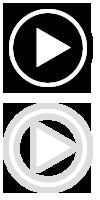
#> input picture mediaelement/src/css/bigplay.fw.png, 100 x 200 px
$ python motion_based_background_image_finder.py -i ../mediaelement/src/css/bigplay.fw.png
#> lines starting #> are read from the running program, lines starting #| are printed output that depends on the picture; after the words box and inside, x2 and y2 are one past the last pixel; in counts of white or black regions, pixels touching at a corner belong together
### bin/trafficvision.py

import numpy as np
import cv2
import pickle
import time
import calendar
import sys
import json
import os
import logging
import os.path
import pprint

log = None

pp = pprint.PrettyPrinter(indent=2)

def jdefault(o):
    return o.__dict__

class WatchPoint:
    y = 0
    x = 0
    isRed = 0
    redStart = 0

    def __str__(self):
        return "WatchPoint(x:%d,y:%d,red:%s)" % (self.x,self.y,self.isRed)

    # [59 lines left out: functions paint, processframe, not called in this run]

class VideoJob:

    # location of red lights that are watched
    watchPoints = []

    # list of fully resolve input files
    inFiles = []

    # output files will bhe "output_[framenum]"
    outputPrefix = "output_"

    # none NONE for "do motion mask"
    motionMask = None
    motionKernel = None
    motionBacksub = None

    # Current video reader and index into inFiles that it is reading from
    capIndex = None
    cap = None
    frameNum = -1 # global across all infiles
    frameSkip = 3 # frames to skip between reads before returning a frame for processing
    outFPS = 10 # FPS of output file (best result is "INPUT_FPS/frameSkip" (ie: 30/3 = 10)
    localFrameNum = -1 # relative to current infile

    # seconds of runtime of previous clips, so 'time' in top-left grows across everything
    clipTotalTimeOffset = 0
    last_CAP_PROP_POS_MSEC = 0

    clipEndOffset = 10
    inputFPS = 30

    # as lights go to/from red, a snapshot of the current WatchPoints and frame data is added to this list.
    stateChanges = []

    # current video being written
    vw_out = None
    clipFilename = None
    clipFirstFrame = None
    # details of current output clip
    clips = []

    frame = None
    frame2 = None

    # [8 lines left out: function closeVideoWriter, not called in this run]

    def openVideoWriter(self):
        if self.vw_out != None:
            self.closeVideoWriter()

        self.clipFirstFrame = self.frameNum
        vid_width = int(self.cap.get(cv2.CAP_PROP_FRAME_WIDTH))
        vid_height = int(self.cap.get(cv2.CAP_PROP_FRAME_HEIGHT))
        out_size = (vid_width,vid_height)
        fourcc = cv2.VideoWriter_fourcc('m', 'p', '4', 'v')
        self.vw_out = cv2.VideoWriter()
        self.clipFilename = '%s_%.09d.mov' % (self.outputPrefix,self.frameNum)
        log.info('Opening new video writer: %s' % self.clipFilename)
        success = self.vw_out.open(self.clipFilename,fourcc,self.outFPS,out_size,True)
        # TODO: handle failure
        return

    def writeFrame (self,frame):
        if self.vw_out == None:
            self.openVideoWriter()
        self.vw_out.write(frame)

    def readFrame (self):

        if self.cap == None:
            self.capIndex = 0
            log.info('Initializing video reader: %s' % self.inFiles[self.capIndex].name)
            self.cap = cv2.VideoCapture(self.inFiles[self.capIndex].name)

        ret, frame = self.cap.read()
        if ret == True:
            self.frameNum += 1
            self.localFrameNum += 1
            self.last_CAP_PROP_POS_MSEC = self.cap.get(cv2.CAP_PROP_POS_MSEC)
            return (True,frame)

        log.info('No more frames left; capIndex: %d; moving to next file' % self.capIndex)
        self.clipTotalTimeOffset += self.last_CAP_PROP_POS_MSEC/1000
        log.info('clipTotalTimeOffset: %d' % self.clipTotalTimeOffset)
        self.cap.release()

        # capIndex is changed, so call self again and next frame should pop out
        self.capIndex += 1
        if (self.capIndex >= len(self.inFiles)):
            log.info('No more inFiles to read from')
            return (False,None)

        log.info('Initializing video reader: %s' % self.inFiles[self.capIndex].name)
        self.cap = cv2.VideoCapture(self.inFiles[self.capIndex].name)
        self.localFrameNum = -1
        return self.readFrame()

    def saveStateChange(self):

        data = {}
        data['frame'] = self.frameNum;
        wp = []
        for i, w in enumerate(self.watchPoints):
            wp.append({ "index" : i, "x" : w.x, "y" : w.y, "isRed" : w.isRed })
        data['watchPoints'] = wp
        self.stateChanges.append(data)

    # [13 lines left out: function backgroundFrameFinder, not called in this run]

    def motion_based_background_image_finder(self):

        cv2.namedWindow('frame')
        cv2.namedWindow('mask')
        cv2.namedWindow('bgf')
        cv2.moveWindow('frame',10,10)
        cv2.moveWindow('mask',400,10)
        cv2.moveWindow('bgf',10,400)

        bgf = None

        while True:

            ret, frame = self.readFrame()
            if ret == False:
                log.info('done reading input files')
                break;

            frame = cv2.resize(frame, (0,0), fx=0.5, fy=0.5)
            if self.frameSkip > 0 and self.frameNum % self.frameSkip != 0:
                # we aren't using every input frame, so skip skip skip
                log.info('skipping frame')
                continue


            if self.motionKernel == None:
                self.motionKernel = cv2.getStructuringElement(cv2.MORPH_ELLIPSE,(2,2))
                self.motionBacksub = cv2.createBackgroundSubtractorMOG2()
                mask3 = np.zeros_like(frame)
                #for x in range(0, 1):
                self.motionBacksub.apply(mask3, None, 0.005)

            if bgf == None:
                bgf = np.zeros_like(frame)

            mask = self.motionBacksub.apply(frame, None, 0.005)
            mask = cv2.morphologyEx(mask, cv2.MORPH_OPEN, self.motionKernel)
            mask = cv2.bitwise_not(mask)

            for x in range(len(mask)):
                for y in range(len(mask[x])):
                    cell = mask[x][y]
                    if (cell > 0):
                        bgfcell = bgf[x][y]
                        framecell = frame[x][y]
                        #print "(%d:%d) %d " % (x,y,cell)
                        if (bgfcell[0] == 0 and bgfcell[1] == 0 and bgfcell[2] == 0):
                            bgfcell[0] = framecell[0]
                            bgfcell[1] = framecell[1]
                            bgfcell[2] = framecell[2]

            #cv2.imshow('frame',frame)
            #cv2.imshow('mask',mask)
            cv2.imshow('bgf',bgf)
            cv2.waitKey(1)

            #print frame.shape
            self.writeFrame(frame)

        # end of WhileTrue:
        cv2.imwrite(self.outputPrefix,bgf)

        log.info('closing last video writer')

    # [262 lines left out: functions motion_picker_onto_background_mouse_click, motion_picker_onto_background, clipper, runJob, showFrame, unittest, not called in this run]


def logger ():
    global log
    if log != None:
        return log
    lgr = logging.getLogger(__name__)
    lgr.setLevel(logging.DEBUG)

    frmt = logging.Formatter("%(asctime)s %(levelname)s %(name)s.%(funcName)s %(message)s")

    # [4 lines of commented-out code are left out]

    sh = logging.StreamHandler()
    sh.setLevel(logging.DEBUG)
    sh.setFormatter(frmt)
    lgr.addHandler(sh)

    log = lgr;
    return log

# [39 lines left out: functions paint, processframe, not called in this run]

log = logger()

### bin/motion_based_background_image_finder.py
import numpy as np
import cv2
import pickle
import time
import calendar
import sys
import trafficvision as tv
import logging
import json
import argparse
import pprint

pp = pprint.PrettyPrinter(indent=2)
log = tv.logger()

parser = argparse.ArgumentParser(description='Process video file of intersections')
parser.add_argument('-m','--motionMask',action='count')#,const=1,help='apply motion mask')
#parser.add_argument('-c',action='store_const', const=1, help='Display crosshairs in output frames')
parser.add_argument('--outfps',metavar='10',type=int,default=10,help='FPS of output file')
parser.add_argument('--inskip',metavar='3',type=int,default=3,help='Frames to skip while reading input file') # TODO: just calculate based on INPUT_FRAMERATE/OUTFPS
#parser.add_argument('-w',metavar='x:y',action='append',help='Watchpoint in x:y format')
parser.add_argument('-o',metavar='output/path/prefix',help='basename of output file(s)')
parser.add_argument('-i',metavar='filename',type=file,action='append',help='Input movie file(s) with OS globbing',nargs=argparse.REMAINDER)

args = parser.parse_args()

# collect all the -i into one list
inFiles = []
for x in args.i:
    if isinstance(x,list):
        for xx in x:
            inFiles.append(xx)
            log.info("inputfile: %s" % xx)
    else:
        inFiles.append(x)
        log.info("inputfile: %s" % x)

videoJob = tv.VideoJob()
videoJob.inFiles = inFiles
videoJob.outFPS = args.outfps
videoJob.frameSkip = args.inskip
#videoJob.watchPoints = watchPoints
videoJob.outputPrefix = args.o
videoJob.saveStateChange()
videoJob.motion_based_background_image_finder()
#> in readFrame, frame is the input picture: shape (200, 100, 3); min 0, max 255, mean 139.9
#> in motion_based_background_image_finder, `ret, frame = self.readFrame()`: ret = True
#> in motion_based_background_image_finder, `frame = cv2.resize(frame, (0,0), fx=0.5, fy=0.5)`:
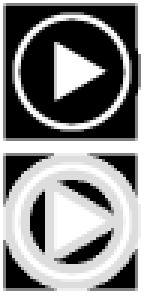
#> frame: shape (100, 50, 3) (shown 3 times larger); min 0, max 255, mean 140
#> in motion_based_background_image_finder, `self.motionBacksub.apply(mask3, None, 0.005)`: mask3: shape (100, 50, 3); every value is 0
#> in motion_based_background_image_finder, `mask = self.motionBacksub.apply(frame, None, 0.005)`:
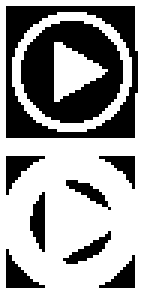
#> mask: shape (100, 50) (shown 3 times larger); 64.4% white; 9 black regions, largest, box (x1, y1, x2, y2) and area: (7, 7, 41, 41) 705, (2, 2, 46, 46) 633, (2, 83, 15, 96) 72
#> in motion_based_background_image_finder, `mask = cv2.morphologyEx(mask, cv2.MORPH_OPEN, self.motionKernel)`:
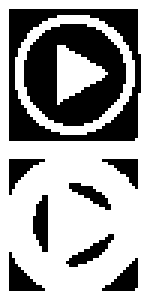
#> mask: shape (100, 50) (shown 3 times larger); 64.3% white; 9 black regions, largest, box (x1, y1, x2, y2) and area: (8, 8, 42, 42) 715, (3, 3, 47, 47) 632, (11, 65, 16, 84) 71
#> the loop in motion_based_background_image_finder, `for x in range(len(mask)):` made 100 passes
#> in motion_based_background_image_finder, `cv2.imshow('bgf',bgf)`:
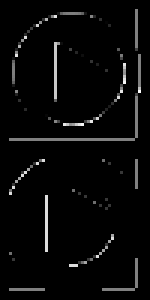
#> window 'bgf': shape (100, 50, 3) (shown 3 times larger); min 0, max 255, mean 8.1
#> (the run stopped early here; a loop or call above may not have finished)
